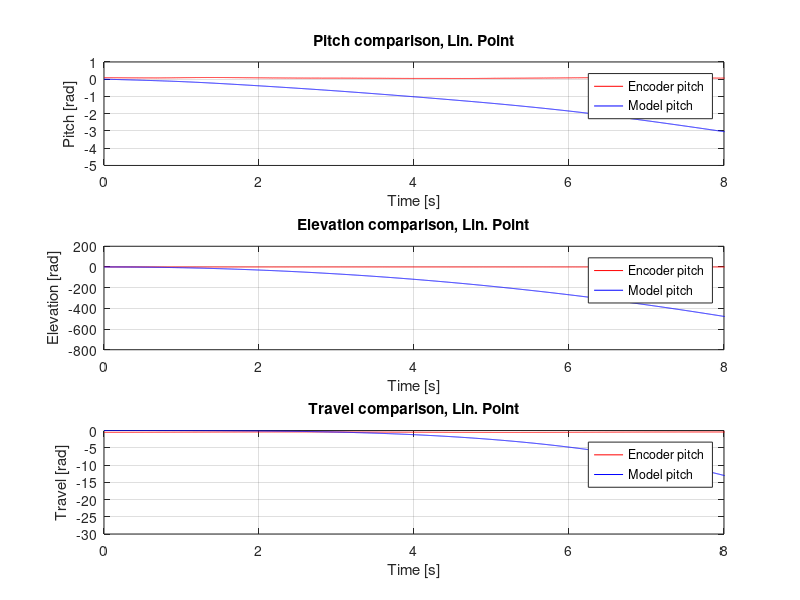
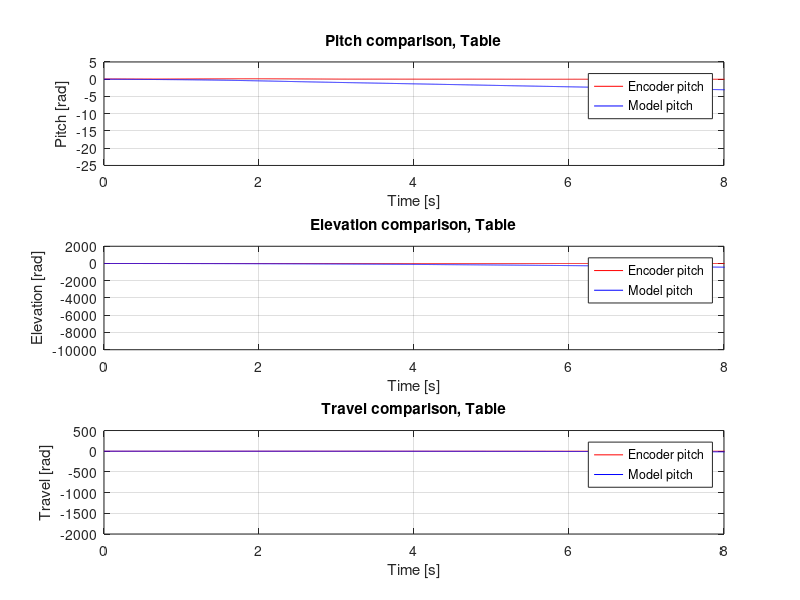

Recreate these plots in MATLAB, in order.
%% start at linearisation point

model_vs_encoder_linpoint = load('model_vs_encoder_linpoint');
model_vs_encoder_linpoint_vals = model_vs_encoder_linpoint.model_vs_encoder;

timestamp = model_vs_encoder_linpoint_vals(1,:);
model_p = model_vs_encoder_linpoint_vals(2,:);
model_e = model_vs_encoder_linpoint_vals(3,:);
model_lambda = model_vs_encoder_linpoint_vals(4,:);
encoder_p = model_vs_encoder_linpoint_vals(5,:);
encoder_e = model_vs_encoder_linpoint_vals(6,:);
encoder_lambda = model_vs_encoder_linpoint_vals(7,:);

figure(1);
x_start = 0;
x_stop = 8;

%plot pitch rate
subplot(3,1,1);

plot(timestamp, encoder_p,'r');
hold on;
plot(timestamp, model_p,'b');
grid on;
xlabel('Time [s]');
ylabel('Pitch [rad]');
l = legend('Encoder pitch','Model pitch');
xlim([x_start, x_stop]);
title('Pitch comparison, Lin. Point');

%plot elevation
subplot(3,1,2);

plot(timestamp, encoder_e,'r');
hold on;
plot(timestamp, model_e,'b');
grid on;
xlabel('Time [s]');
ylabel('Elevation [rad]');
l = legend('Encoder pitch','Model pitch');
xlim([x_start, x_stop]);
title('Elevation comparison, Lin. Point');

%plot lambda
subplot(3,1,3);

plot(timestamp, encoder_lambda,'r');
hold on;
plot(timestamp, model_lambda,'b');
grid on;
xlabel('Time [s]');
ylabel('Travel [rad]');
l = legend('Encoder pitch','Model pitch');
xlim([x_start, x_stop]);
title('Travel comparison, Lin. Point');

%% start on table

model_vs_encoder_table = load('model_vs_encoder_table');
model_vs_encoder_table_vals = model_vs_encoder_table.model_vs_encoder;

timestamp_t = model_vs_encoder_table_vals(1,:);
model_p_t = model_vs_encoder_table_vals(2,:);
model_e_t = model_vs_encoder_table_vals(3,:);
model_lambda_t = model_vs_encoder_table_vals(4,:);
encoder_p_t = model_vs_encoder_table_vals(5,:);
encoder_e_t = model_vs_encoder_table_vals(6,:);
encoder_lambda_t = model_vs_encoder_table_vals(7,:);

figure(2);

%plot pitch rate
subplot(3,1,1);

plot(timestamp_t, encoder_p_t,'r');
hold on;
plot(timestamp_t, model_p_t,'b');
grid on;
xlabel('Time [s]');
ylabel('Pitch [rad]');
l = legend('Encoder pitch','Model pitch');
xlim([x_start, x_stop]);
title('Pitch comparison, Table');

%plot elevation
subplot(3,1,2);

plot(timestamp_t, encoder_e_t,'r');
hold on;
plot(timestamp_t, model_e_t,'b');
grid on;
xlabel('Time [s]');
ylabel('Elevation [rad]');
l = legend('Encoder pitch','Model pitch');
xlim([x_start, x_stop]);
title('Elevation comparison, Table');

%plot lambda
subplot(3,1,3);

plot(timestamp_t, encoder_lambda_t,'r');
hold on;
plot(timestamp_t, model_lambda_t,'b');
grid on;
xlabel('Time [s]');
ylabel('Travel [rad]');
l = legend('Encoder pitch','Model pitch');
xlim([x_start, x_stop]);
title('Travel comparison, Table');
